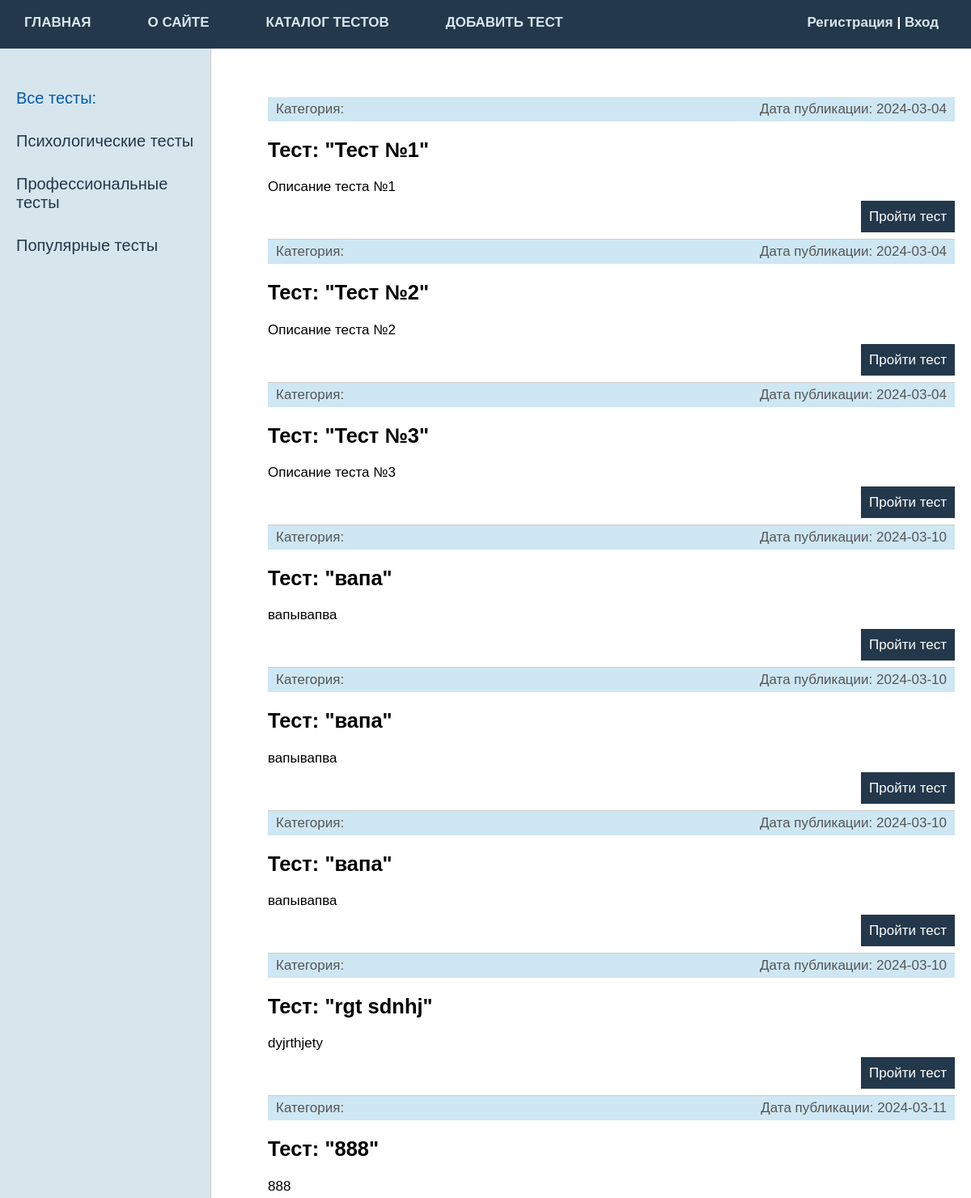
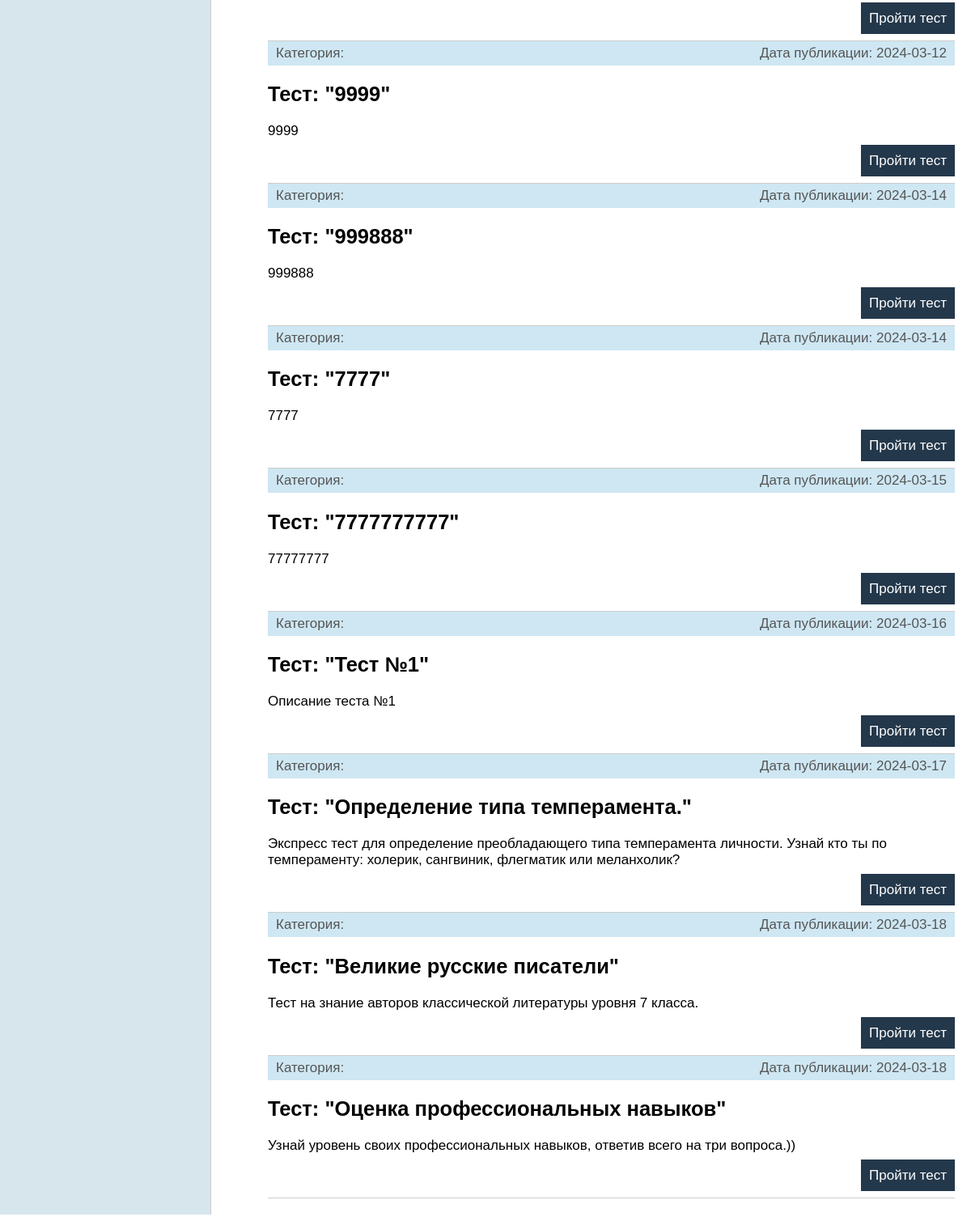
The app's page /catalog/, older data (2 pictures, top to bottom).
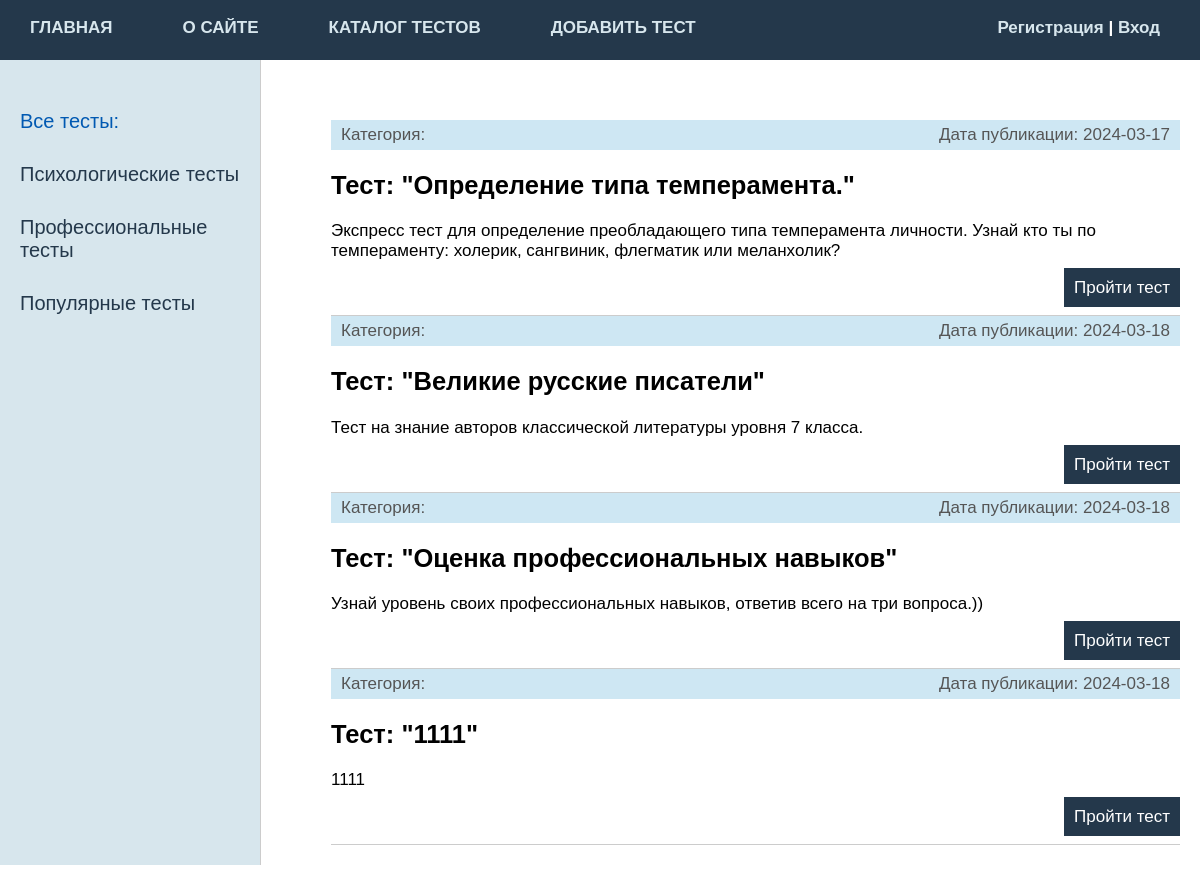
The same page, newer data.
### main/models.py (models this page shows, shortened)
class Categories(models.Model):
    category = models.CharField(max_length=250, db_index=True)  # Названия категории
    def get_absolute_url(self):
        return reverse('category', kwargs={'category_id': self.pk})

class Tests(models.Model):
    title = models.CharField(max_length=250, verbose_name="Название теста")  # Названия теста
    review = models.TextField(blank=True, verbose_name="Отписание теста")  # Описания теста
    manual = models.TextField(blank=True,
                              verbose_name="Инструкция по выполеннию теста")  # Инструкции по прохождению теста
    number_of_questions = models.PositiveIntegerField(
        verbose_name="Количество вопросов в тесте")  # Количества вопросов в тесте
    number_of_сhoice = models.PositiveIntegerField(
        verbose_name="Количество вариантов ответа")  # Количества вариантов ответа
    time_create = models.DateTimeField(auto_now_add=True)
    time_update = models.DateTimeField(auto_now=True)
    category_key = models.ForeignKey('Categories', on_delete=models.PROTECT, null=True, verbose_name="Категория")
    author = models.ForeignKey(get_user_model(), on_delete=models.SET_NULL, related_name='author_test', null=True,
                               default=None, verbose_name="Автор")
    is_published = models.BooleanField(default=True)  # Отметка о публикации
    def get_absolute_url(self):
        return reverse('test', kwargs={'test_id': self.pk})
    class Meta:  # Задаем настройки отображения модел в понели администратора.
        verbose_name = 'Тесты'  # Задаем отображение имени модели в единственном числе.
        verbose_name_plural = 'Тесты'  # Задаем отображение имени модели во множественном числе.

### catalog/views.py (the view)
# urls.py: path('', TestsCatalog.as_view(), name='catalog'), # Общий перечень тестов
class TestsCatalog(ListView):
    model = Tests
    template_name = 'catalog/catalog.html'
    def get_context_data(self, **kwargs):
        context = super().get_context_data(**kwargs)
        context['list_category'] = Categories.objects.all()
        context['category_selected'] = 0
        context['title'] = 'Каталог тестов'
        return context
    def get_queryset(self):  # Отвечает за отображение только опубликованных тестов.
        return Tests.objects.filter(is_published=True)

### user/context_processors.py (called while the page is built)
def get_menu(request):
    return {'upper_menu': menu}

### catalog/templates/catalog/catalog.html (shortened to what this page needs)
{% extends 'catalog/base_cat.html' %}
{% block content_cat %}
<ul class="list-articles">
	{% for t in object_list %}
			<li>
				<div class="article-panel">
					<p class="first">Категория: {{t.category_id}}</p>
					<p class="last">Дата публикации: {{t.time_create|date:"Y-m-d"}}</p>
				</div>
				<h2>Тест: "{{t.title}}"</h2>
	        {{ t.review|linebreaks|truncatewords:50}}
			<p class="link-read-post"><a href="{{ t.get_absolute_url }}">Пройти тест</a></p>
			</li>
	{% endfor %}
</ul>
{% endblock %}

### catalog/templates/catalog/base_cat.html (shortened to what this page needs)
{% extends 'main/base.html' %}
{% block left_column %}
<table class="table-content" border=0 cellpadding="0" cellspacing="0">
	<td valign="top" class="left-chapters">
	<ul id="leftchapters">
		{% if category_selected == 0 %}
		    <li class="selected">Все тесты:</li>
		{% else %}
		    <li><a href="{% url 'catalog' %}"> Все тесты:</a></li>
		{% endif %}
		{% for l in list_category %}
		    {% if l.pk == category_selected %}
		        <li class="selected">{{l.category}}</li>
		    {% else %}
		        <li><a href="{{ l.get_absolute_url }}"> {{l.category}}</a></li>
			{% endif %}
		{% endfor %}
	</ul>
</td>
<td valign="top" class="content">
	<div class="content-text">
{% block content_cat %}
{% endblock %}
	</div>
</td></tr></table>
{% endblock %}

Row changes from the older to the newer data that the page shows:
removed Tests: time_create "2024-03-04", title "Тест №1", review "Описание теста №1"
removed Tests: time_create "2024-03-04", title "Тест №2", review "Описание теста №2"
removed Tests: time_create "2024-03-04", title "Тест №3", review "Описание теста №3"
removed Tests: time_create "2024-03-10", title "вапа", review "вапывапва"
removed Tests: time_create "2024-03-10", title "вапа", review "вапывапва"
removed Tests: time_create "2024-03-10", title "вапа", review "вапывапва"
removed Tests: time_create "2024-03-10", title "rgt sdnhj", review "dyjrthjety"
removed Tests: time_create "2024-03-11", title "888", review "888"
removed Tests: time_create "2024-03-12", title "9999", review "9999"
removed Tests: time_create "2024-03-14", title "999888", review "999888"
removed Tests: time_create "2024-03-14", title "7777", review "7777"
removed Tests: time_create "2024-03-15", title "7777777777", review "77777777"
removed Tests: time_create "2024-03-16", title "Тест №1", review "Описание теста №1"
added Tests: time_create "2024-03-18", title "1111", review "1111"
